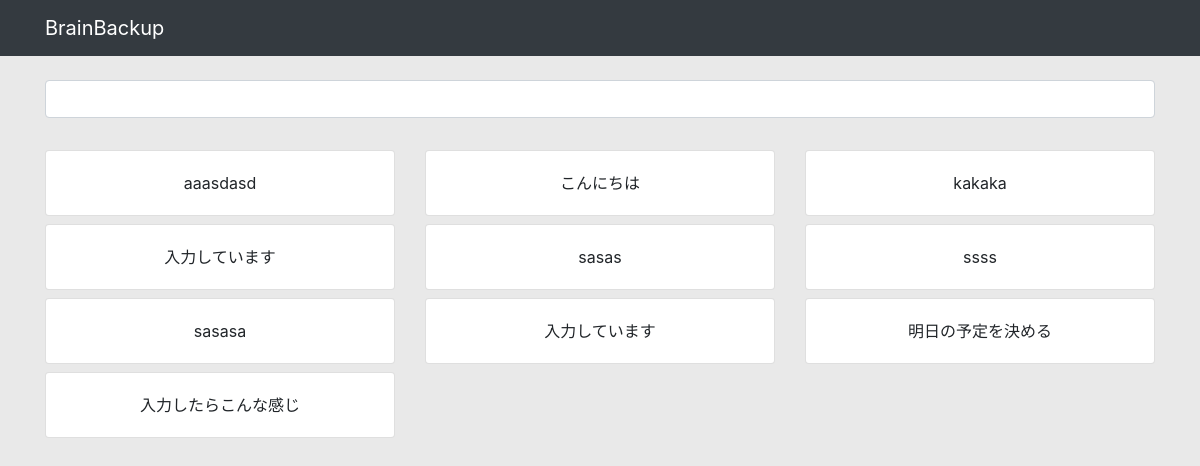
The app's page /, older data.
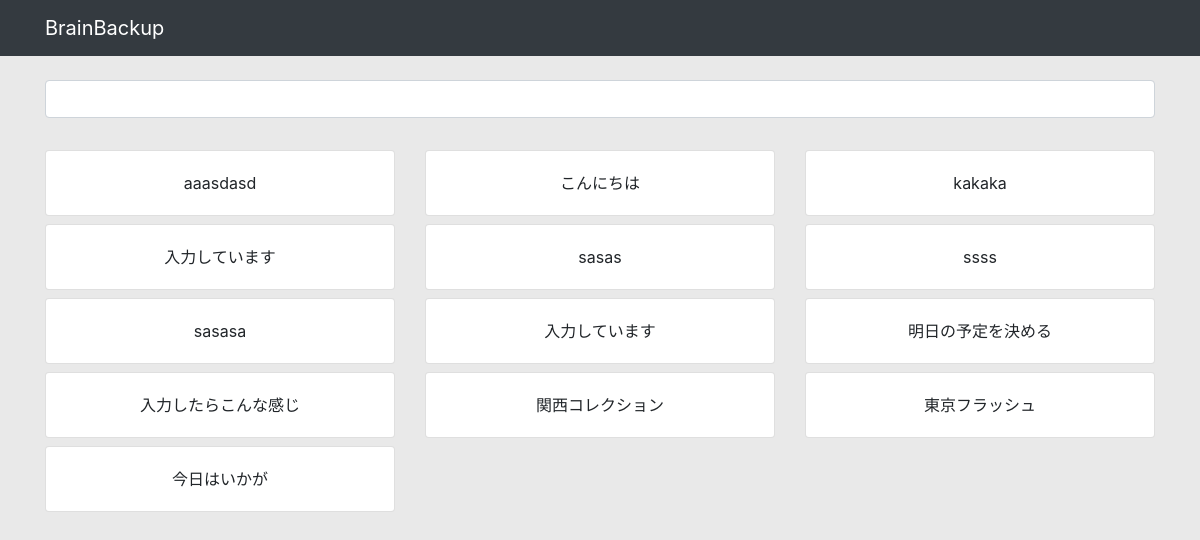
The same page, newer data.
### app/models.py (models this page shows, shortened)
class Blog(models.Model):
    title = models.CharField('タイトル', max_length=255)

### app/views.py (the view)
# urls.py: path('', views.IndexView.as_view(), name='index'),
class IndexView(View):
    def get(self, request, *args, **kwargs):
        blog_data = Blog.objects.all()
        return render(request, 'app/index.html', {
            'blog_data': blog_data,
        })

### app/templates/app/index.html (shortened to what this page needs)
{% extends "app/base.html" %} {% block content %}
{% load static %}
<!DOCTYPE html>
<div class="my-4 text-center">
  <div class="row">
    <div class="col-md-12 mb-2">
      <form id="add_blog">
        <input class="form-control" type="text" id="post_title" required />
      </form>
    </div>
  </div>
</div>
<div class="my-2 text-center">
  <div class="row" id="posts">
    {% for blog in blog_data %}
    <div class="col-4 mb-2">
      <div class="card">
        <div class="card-body">{{ blog.title }}</div>
      </div>
    </div>
    {% endfor %}
  </div>
</div>
{% endblock %}

### app/templates/app/base.html (shortened to what this page needs)
{% load static %}
<!doctype html>
<html lang="ja">
  <head>
    <link rel="stylesheet" href="https://stackpath.bootstrapcdn.com/bootstrap/4.3.1/css/bootstrap.min.css">
    <link href="https://use.fontawesome.com/releases/v5.6.1/css/all.css" rel="stylesheet">
    <link rel="stylesheet" type="text/css" href="{% static 'css/style.css' %}">
  </head>
  <body>
    <nav class="navbar navbar-expand-lg navbar-dark bg-dark">
      <div class="container">
        <a class="navbar-brand" href="/">BrainBackup</a>
      </div>
    </nav>
    <main>
      <div class="container">{% block content %} {% endblock %}</div>
    </main>
  </body>
</html>

### app/static/css/style.css (style rules this page uses)
* { margin: 0; padding: 0; box-sizing: border-box; }
body { background: #E9E9E9; display: flex; flex-flow: column; min-height: 100vh; }
main { flex: 1; }

Row changes from the older to the newer data that the page shows:
added Blog: title "関西コレクション"
added Blog: title "東京フラッシュ"
added Blog: title "今日はいかが"
